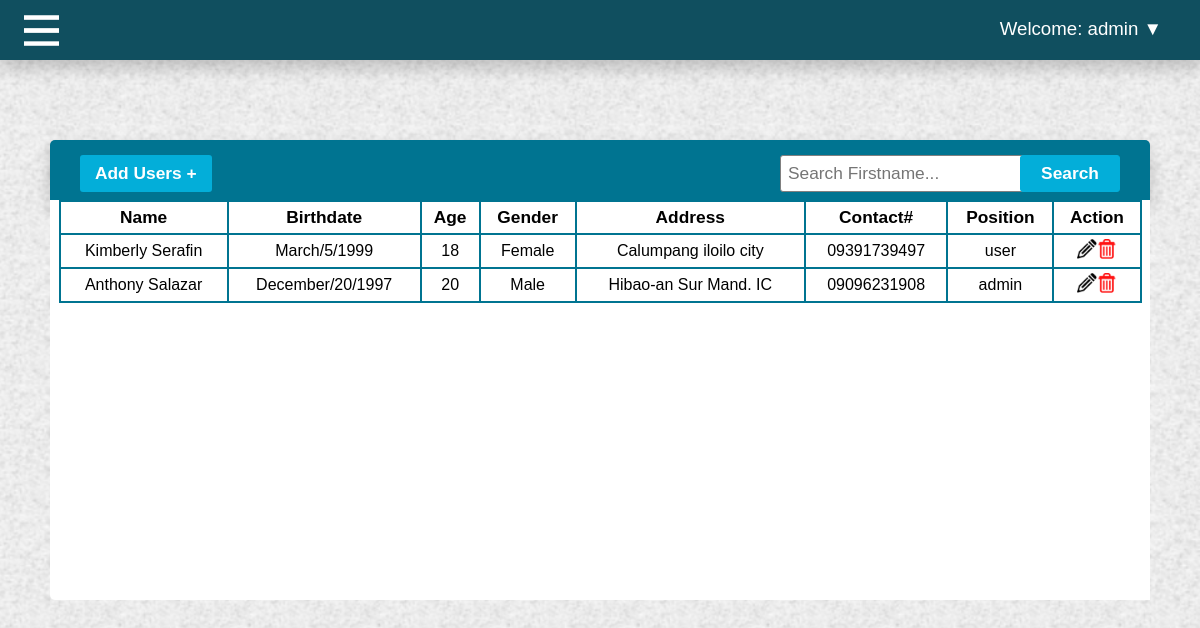
Page /admin/user.php (signed in) on the committed database.
### tables this page shows
CREATE TABLE `user` (
  `id` int(11) NOT NULL,
  `firstname` varchar(200) NOT NULL,
  `lastname` varchar(200) NOT NULL,
  `birthdate` varchar(200) NOT NULL,
  `age` int(100) NOT NULL,
  `gender` varchar(200) NOT NULL,
  `address` varchar(200) NOT NULL,
  `contact` varchar(200) NOT NULL,
  `username` varchar(200) NOT NULL,
  `password` varchar(200) NOT NULL,
  `user_type` varchar(100) NOT NULL,
  `name` varchar(100) NOT NULL,
  `type` varchar(100) NOT NULL
);

### admin/side_nav.php (called while the page is built, shortened)
<?php include"../required/header.php";?>

### admin/user.php (the view, shortened to what this page needs)
<?php $title="DASHBOARD"; include"side_nav.php";?>
<div class="admin_header">
<button type="submit" id="myBtn">Add Users +</button>
 <div class="search">
    <form method="POST">
      <input type="text" placeholder="Search Firstname..." name="firstname">
      <button type="submit" name="search">Search</button>
    </form>
</div>
</div>
<div id="admin_panel">
<div>
  <table>
    <tr>
    <th>Name</th>
    <th>Birthdate</th>
    <th>Age</th>
    <th>Gender</th>
    <th>Address</th>
    <th>Contact#</th>
    <th>Position</th>
    <th>Action</th>
  </tr>
  <?php require'../php/connect.php';
   if(isset($_POST['search'])){
  $firstname = $_POST['firstname'];
  $message="";
   $sql = "SELECT * FROM user WHERE firstname LIKE '%$firstname'";
  $result = $connect->query($sql);
  }
  else{
  $sql = "SELECT * FROM user";
  $result = $connect->query($sql);
  }
    if($result->num_rows){
    while($row = $result->fetch_array()){
    echo"
  <tr>
    <td>$row[firstname] $row[lastname]</td>
    <td> $row[birthdate]</td>
    <td> $row[age]</td>
    <td> $row[gender]</td>
    <td> $row[address]</td>
    <td> $row[contact]</td>
    <td> $row[user_type]</td>
     <td><a href='admin_edit_info.php?id=$row[id]'><img src='../image/edit.png' title='Edit Info'></a><a href='../php/delete_supplier.php?id=$row[id]&&user=$row[user_type]' onclick='return confirm('Are you sure you want to delete this admin')'><img src='../image/delete1.png' title='Delete Info'></td></a>
  </tr>";
  }}
  ?>
  </table>
</div>
</div>

### required/header.php (shortened to what this page needs)
<!DOCTYPE html>
<html>
<head>
	<title>R&S PHARMACY -<?php echo $title;
   extract($_SESSION);
   extract($_GET);
  ?></title>
	<link rel="stylesheet" type="text/css" href="../css/admin29.css">
</head>
<body>
<label for="menuToggle" class="menu-icon"><img src="../image/menu1.png"></label>
<div id="header">
	<div class="dropdown">
 <button class="dropbtn">Welcome: <?php echo $username ?> &#9660;</button>
</div>
</div>

### css/admin29.css (style rules this page uses)
body { background-image: url("../image/background.jpg"); background-size:1000px; margin: 0; padding: 0; overflow: hidden; cursor: pointer; }
#header { height: 60px; width: 100%; background-color: #104f5f; box-shadow: 0px 8px 16px 0px rgba(0,0,0,0.2); }
* { padding: 0; margin: 0; }
a { text-decoration: none; color: #00A5CC; }
.menu-icon { cursor: pointer; float: left; margin-top: 13px; border-radius: 5px; margin-left:2%; }
.menu-icon img { height: 35px; }
.dropbtn { background-color: #104f5f; color: #fff; padding: 8px; font-size: 14pt; border: none; cursor: pointer; outline: none; margin-top: 10px; margin-right: 30px; }
.dropdown { position: relative; display: inline-block; float:right; }
.search button { font-size: 13pt; padding: 7px; margin-top: 15px; margin-right: 30px; border-bottom-left-radius:3px; border-top-left-radius:3px; border:1px solid #03aed9; outline: none; background-color: #03aed9; color: #fff; font-weight:bold; width: 100px; }
.table_box table, th, td { border: 2px solid #007491; border-collapse: collapse; }
.pos_box .column2 table, th, td { border: 2px solid #007491; border-collapse: collapse; }
#admin_panel { height: 400px; width: 1100px; background-color: #fff; margin: auto; overflow-y: scroll; overflow-x: hidden; border-bottom-left-radius: 5px; box-shadow:0px 8px 16px 0px rgba(0, 0, 0, 0.2) -webkit-animation-name: animatetop; -webkit-animation-duration: 0.8s; animation-name: animatetop; animation-duration: 0.8s; }
#admin_panel table { width: 1083px; margin:auto; }
#admin_panel table, th, td { border: 2px solid #007491; border-collapse: collapse; }
#admin_panel th { background-color: #fff; color: #000; font-weight: bold; font-size: 13pt; text-align: center; font-family:"Arial",sans-serif; padding: 5px; }
#admin_panel td { font-size: 12pt; color: #000; text-align: center; padding: 4px; font-family:"Arial",sans-serif; }
#admin_panel td img { height: 20px; }
.admin_header { height: 60px; width: 1100px; border-top-left-radius: 5px; border-top-right-radius: 5px; background-color: #007491; margin: auto; margin-top: 80px; box-shadow: 0px 8px 16px 0px rgba(0,0,0,0.2); -webkit-animation-name: animatetop; -webkit-animation-duration: 0.8s; animation-name: animatetop; animation-duration: 0.8s; }
.admin_header button { font-size: 13pt; padding: 8px; margin-left: 30px; margin-top: 15px; font-family: Arial,sans-serif; background-color: #03aed9; border: none; color: #fff; font-weight: bold; border-radius: 3px; padding-left: 15px; padding-right: 15px; }
.admin_header .search { float: right; }
.admin_header .search button { font-size: 13pt; padding: 7px; margin-top: 15px; margin-right: 30px; border-bottom-left-radius:3px; border-top-left-radius:3px; border:1px solid #03aed9; outline: none; background-color: #03aed9; color: #fff; font-weight:bold; width: 100px; }
.admin_header .search input { margin-right: -40px; font-size: 13pt; padding: 7px; width: 230px; border:1px solid gray; outline: none; border-bottom-left-radius:3px; border-top-left-radius:3px; }

### rows in the picture
user: firstname "Kimberly", lastname "Serafin", birthdate "March/5/1999", age "18", gender "Female", address "Calumpang iloilo city", contact "09391739497", user_type "user"
user: firstname "Anthony", lastname "Salazar", birthdate "December/20/1997", age "20", gender "Male", address "Hibao-an Sur Mand. IC", contact "09096231908", user_type "admin"

### other values in the picture
$username "admin"
